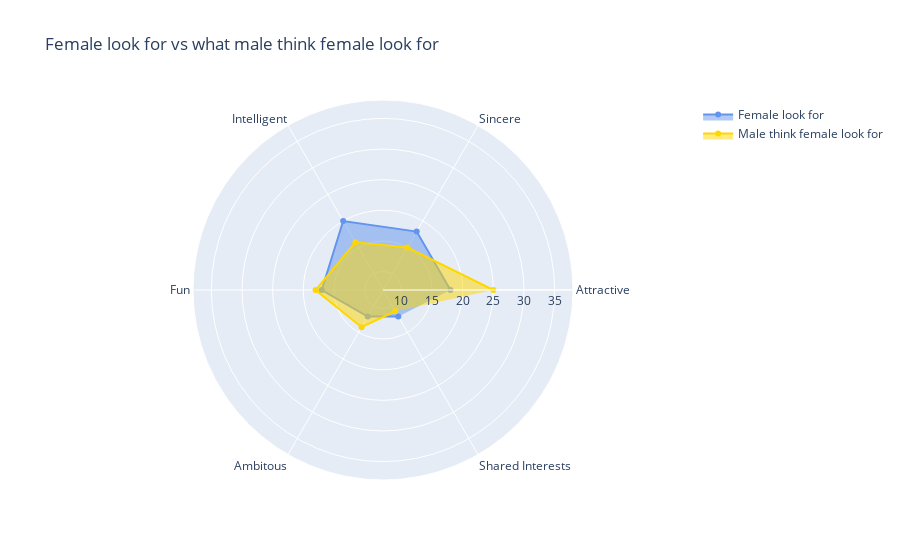

The code cell stored with this chart in its notebook:
### Code cell
categories = data_attributes_participants_lookfor_all['Attributes']

fig = go.Figure()

fig.add_trace(go.Scatterpolar(
      r=data_attributes_participants_lookfor_all['Rating female'],
      theta=categories,
      fill='toself',
      name='Female look for',
      marker = dict(color = 'cornflowerblue')
))
fig.add_trace(go.Scatterpolar(
      r=data_attributes_participants_lookfor_all['Rating male_os'],
      theta=categories,
      fill='toself',
      name='Male think female look for',
      marker = dict(color = 'gold')
))

fig.update_layout(
  template="plotly",
  title = 'Female look for vs what male think female look for',
  polar=dict(
    radialaxis=dict(
      visible=True,
      range=[7, 38]
    )),
  showlegend=True
)

fig.show()

### Figure 1 — Plotly figure (JSON) as saved in the notebook; plotly's stock layout.template omitted (floating-point values rounded to 4 significant figures)
{"data": [{"fill": "toself", "marker": {"color": "cornflowerblue"}, "name": "Female look for", "r": [18, 18, 20, 17, 12, 12], "theta": ["Attractive", "Sincere", "Intelligent", "Fun", "Ambitous", "Shared Interests"], "type": "scatterpolar"}, {"fill": "toself", "marker": {"color": "gold"}, "name": "Male think female look for", "r": [25, 15, 16, 18, 14, 11], "theta": ["Attractive", "Sincere", "Intelligent", "Fun", "Ambitous", "Shared Interests"], "type": "scatterpolar"}], "layout": {"polar": {"radialaxis": {"range": [7, 38], "visible": true}}, "showlegend": true, "title": {"text": "Female look for vs what male think female look for"}}}
